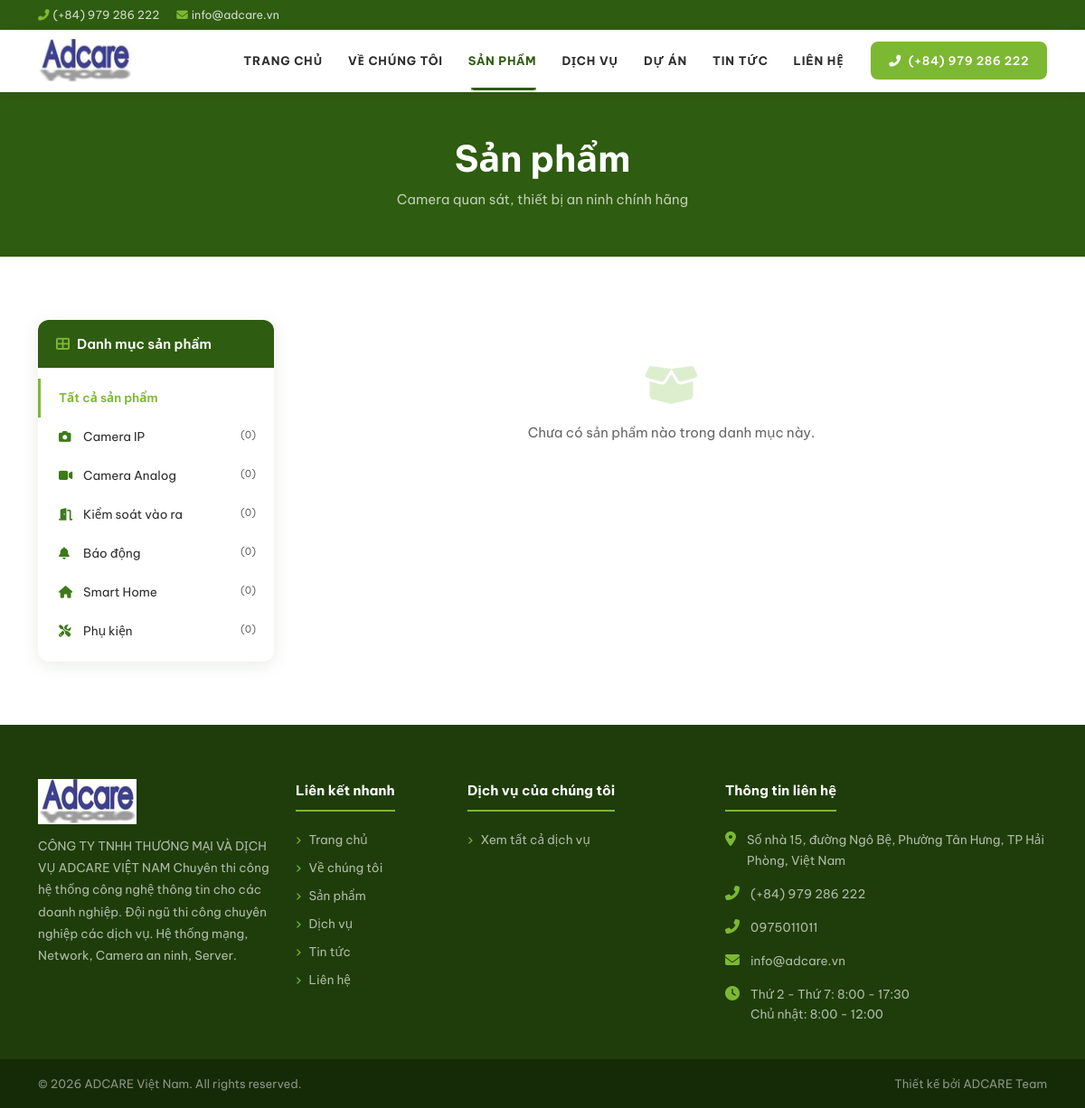
The page /san-pham/ on the database its author committed.
### apps/core/models.py (models this page shows, shortened)
class SiteConfig(models.Model):
    company_name = models.CharField('Tên công ty', max_length=200, default='ADCARE Việt Nam')
    company_name_en = models.CharField('Tên tiếng Anh', max_length=200, blank=True)
    slogan = models.CharField('Slogan', max_length=300, blank=True)
    logo = ResizedImageField('Logo', size=[300, 100], upload_to='site/', blank=True)
    favicon = models.ImageField('Favicon', upload_to='site/', blank=True)
    address = models.TextField('Địa chỉ', blank=True)
    phone = models.CharField('Điện thoại', max_length=20, blank=True)
    phone_2 = models.CharField('Điện thoại 2', max_length=20, blank=True)
    email = models.EmailField('Email', blank=True)
    email_2 = models.EmailField('Email 2', blank=True)
    facebook_url = models.URLField('Facebook', blank=True)
    youtube_url = models.URLField('YouTube', blank=True)
    zalo_url = models.URLField('Zalo', blank=True)
    linkedin_url = models.URLField('LinkedIn', blank=True)
    google_maps_embed = models.TextField('Google Maps (iframe)', blank=True)
    working_hours = models.TextField(
        'Giờ làm việc', blank=True,
        default='Thứ 2 - Thứ 7: 8:00 - 17:30\nChủ nhật: 8:00 - 12:00',
        help_text='Mỗi dòng một khung giờ. VD: Thứ 2 - Thứ 7: 8:00 - 17:30'
    )
    footer_description = models.TextField(
        'Mô tả footer', blank=True,
        help_text='Đoạn giới thiệu ngắn hiển thị ở footer. Để trống sẽ dùng slogan.'
    )
    meta_description = models.TextField('Meta Description', blank=True)
    meta_keywords = models.TextField('Meta Keywords', blank=True)
    updated_at = models.DateTimeField(auto_now=True)
    class Meta:
        verbose_name = 'Cấu hình Website'
        verbose_name_plural = 'Cấu hình Website'
    @classmethod
    def get(cls):
        obj, _ = cls.objects.get_or_create(pk=1)
        return obj

### apps/products/models.py (models this page shows, shortened)
class ProductCategory(models.Model):
    name = models.CharField('Tên danh mục', max_length=200)
    slug = models.SlugField('Slug', unique=True, allow_unicode=True)
    description = models.TextField('Mô tả', blank=True)
    image = ResizedImageField('Hình ảnh', size=[800, 600], upload_to='products/categories/', blank=True, quality=85)
    icon = models.CharField('Icon (FontAwesome)', max_length=100, blank=True,
                            help_text='VD: fas fa-camera, fas fa-shield-alt')
    order = models.PositiveSmallIntegerField('Thứ tự', default=0)
    is_active = models.BooleanField('Hiển thị', default=True)
    created_at = models.DateTimeField(auto_now_add=True)
    class Meta:
        ordering = ['order']
        verbose_name = 'Danh mục sản phẩm'
        verbose_name_plural = 'Danh mục sản phẩm'
    def get_absolute_url(self):
        return reverse('product_category', kwargs={'cat_slug': self.slug})

### apps/products/views.py (the view)
# urls.py: path('', views.ProductListView.as_view(), name='product_list'),
class ProductListView(ListView):
    template_name = 'products/list.html'
    context_object_name = 'products'
    paginate_by = 12
    def get_queryset(self):
        return Product.objects.filter(is_active=True).select_related('category')
    def get_context_data(self, **kwargs):
        ctx = super().get_context_data(**kwargs)
        ctx['categories'] = ProductCategory.objects.filter(is_active=True)
        ctx['page_title'] = 'Sản phẩm'
        return ctx

### templates/products/list.html (shortened to what this page needs)
{% extends 'base.html' %}
{% load static %}
{% block content %}
<div class="page-header text-center">
  <div class="container">
    <h1>{{ page_title|default:"Sản phẩm" }}</h1>
    <p>Camera quan sát, thiết bị an ninh chính hãng</p>
  </div>
</div>
<section class="section-pad">
  <div class="container">
    <div class="row g-4">
      <div class="col-lg-3 d-none d-lg-block">
        <div style="background:#fff;border-radius:var(--radius-lg);box-shadow:var(--shadow);overflow:hidden;position:sticky;top:80px;">
          <div style="background:var(--navy);color:#fff;padding:14px 20px;font-weight:600;">
            <i class="fas fa-th-large me-2" style="color:var(--accent);"></i>Danh mục sản phẩm
          </div>
          <ul style="list-style:none;padding:12px 0;margin:0;">
            <li>
              <a href="{% url 'product_list' %}"
                 style="display:block;padding:10px 20px;font-size:13.5px;color:{% if not current_category %}var(--accent){% else %}var(--text){% endif %};font-weight:{% if not current_category %}600{% else %}400{% endif %};border-left:3px solid {% if not current_category %}var(--accent){% else %}transparent{% endif %};">
                Tất cả sản phẩm
              </a>
            </li>
            {% for cat in categories %}
            <li>
              <a href="{{ cat.get_absolute_url }}"
                 style="display:block;padding:10px 20px;font-size:13.5px;color:{% if current_category.pk == cat.pk %}var(--accent){% else %}var(--text){% endif %};font-weight:{% if current_category.pk == cat.pk %}600{% else %}400{% endif %};border-left:3px solid {% if current_category.pk == cat.pk %}var(--accent){% else %}transparent{% endif %};transition:all 0.2s;"
                 onmouseover="this.style.background='var(--light)'"
                 onmouseout="this.style.background='transparent'">
                {% if cat.icon %}<i class="{{ cat.icon }} me-2" style="color:var(--navy-light);width:16px;"></i>{% endif %}
                {{ cat.name }}
                <span style="float:right;font-size:11px;color:var(--text-muted);">({{ cat.products.count }})</span>
              </a>
            </li>
            {% endfor %}
          </ul>
        </div>
      </div>
      <div class="col-12 col-lg-9">
        {% if products %}
        <div class="row g-3 g-md-4">
          {% for product in products %}
          <div class="col-6 col-md-6 col-lg-4">
            <div class="card-item">
              <div class="card-img-wrap">
                <a href="{{ product.get_absolute_url }}">
                  <img src="{{ product.image.url }}" alt="{{ product.name }}">
                </a>
              </div>
              <div class="card-body">
                {% if product.brand %}
                <span style="font-size:11px;background:var(--navy);color:#fff;padding:2px 8px;border-radius:4px;">{{ product.brand }}</span>
                {% endif %}
                <h3 class="card-title mt-2">
                  <a href="{{ product.get_absolute_url }}" style="color:inherit;">{{ product.name }}</a>
                </h3>
                {% if product.short_desc %}<p class="card-text">{{ product.short_desc }}</p>{% endif %}
                <a href="{{ product.get_absolute_url }}" class="card-link">Xem chi tiết <i class="fas fa-arrow-right ms-1"></i></a>
              </div>
            </div>
          </div>
          {% endfor %}
        </div>
        {% if is_paginated %}
        <nav class="mt-4">
          <ul class="pagination justify-content-center">
            {% if page_obj.has_previous %}
            <li class="page-item"><a class="page-link" href="?page={{ page_obj.previous_page_number }}"><i class="fas fa-chevron-left"></i></a></li>
            {% endif %}
            {% for num in page_obj.paginator.page_range %}
            <li class="page-item {% if page_obj.number == num %}active{% endif %}">
              <a class="page-link" href="?page={{ num }}">{{ num }}</a>
            </li>
            {% endfor %}
            {% if page_obj.has_next %}
            <li class="page-item"><a class="page-link" href="?page={{ page_obj.next_page_number }}"><i class="fas fa-chevron-right"></i></a></li>
            {% endif %}
          </ul>
        </nav>
        {% endif %}
        {% else %}
        <div class="text-center py-5" style="color:var(--text-muted);">
          <i class="fas fa-box-open" style="font-size:48px;margin-bottom:16px;color:var(--border);"></i>
          <p>Chưa có sản phẩm nào trong danh mục này.</p>
        </div>
        {% endif %}
      </div>
    </div>
  </div>
</section>
{% endblock %}

### templates/components/navbar.html (shortened to what this page needs)
{% load static %}
<div class="top-bar d-none d-md-block">
  <div class="container">
    <div class="d-flex justify-content-between align-items-center">
      <div>
        {% if site_config.phone %}
        <span class="me-3"><i class="fas fa-phone-alt"></i>{{ site_config.phone }}</span>
        {% endif %}
        {% if site_config.email %}
        <span><i class="fas fa-envelope"></i>{{ site_config.email }}</span>
        {% endif %}
      </div>
    </div>
  </div>
</div>
{% with path=request.path %}
<nav class="navbar navbar-expand-lg main-navbar">
  <div class="container">
    <a class="navbar-brand d-flex align-items-center gap-2" href="{% url 'home' %}">
      {% if site_config.logo %}
      <img src="{{ site_config.logo.url }}" alt="{{ site_config.company_name }}">
      {% else %}
      <div>
        <span class="brand-text">{{ site_config.company_name|default:"ADCARE" }}</span>
        <span class="brand-sub">{{ site_config.slogan|default:"Camera & Hệ thống an ninh" }}</span>
      </div>
      {% endif %}
    </a>
    <div class="collapse navbar-collapse" id="mainNav">
      <ul class="navbar-nav ms-auto">
        <li class="nav-item{% if path == '/' %} active{% endif %}">
          <a class="nav-link" href="{% url 'home' %}">Trang chủ</a>
        </li>
        <li class="nav-item{% if '/ve-chung-toi/' in path %} active{% endif %}">
          <a class="nav-link" href="{% url 'about' %}">Về chúng tôi</a>
        </li>
        <li class="nav-item dropdown{% if '/san-pham/' in path %} active{% endif %}">
          <a class="nav-link dropdown-toggle" href="{% url 'product_list' %}"
             data-bs-toggle="dropdown">Sản phẩm</a>
        </li>
        <li class="nav-item dropdown{% if '/dich-vu/' in path %} active{% endif %}">
          <a class="nav-link dropdown-toggle" href="{% url 'service_list' %}"
             data-bs-toggle="dropdown">Dịch vụ</a>
        </li>
        <li class="nav-item{% if '/du-an/' in path %} active{% endif %}">
          <a class="nav-link" href="{% url 'project_list' %}">Dự án</a>
        </li>
        <li class="nav-item{% if '/tin-tuc/' in path %} active{% endif %}">
          <a class="nav-link" href="{% url 'news_list' %}">Tin tức</a>
        </li>
        <li class="nav-item{% if '/lien-he/' in path %} active{% endif %}">
          <a class="nav-link" href="{% url 'contact' %}">Liên hệ</a>
        </li>
      </ul>
      {% if site_config.phone %}
      <a href="tel:{{ site_config.phone }}" class="btn-primary-custom ms-3 d-none d-lg-inline-flex align-items-center gap-2">
        <i class="fas fa-phone-alt"></i> {{ site_config.phone }}
      </a>
      {% endif %}
    </div>
  </div>
</nav>
{% endwith %}

### templates/components/footer.html (shortened to what this page needs)
{% load static %}
<footer class="main-footer">
  <div class="container">
    <div class="row g-4">
      <div class="col-lg-3 col-md-6">
        <div class="footer-brand">
          {% if site_config.logo %}
          <img src="{{ site_config.logo.url }}" alt="{{ site_config.company_name }}" style="height:50px;margin-bottom:12px;">
          {% else %}
          <span class="brand-name">{{ site_config.company_name|default:"ADCARE" }}</span>
          <span class="brand-sub">Việt Nam</span>
          {% endif %}
          <p>{{ site_config.footer_description|default:site_config.slogan|default:"Giải pháp camera & hệ thống an ninh toàn diện, chuyên nghiệp cho doanh nghiệp và gia đình." }}</p>
        </div>
      </div>
      <div class="col-lg-2 col-md-6">
        <h6 class="footer-title">Liên kết nhanh</h6>
        <ul class="footer-links">
          <li><a href="{% url 'home' %}">Trang chủ</a></li>
          <li><a href="{% url 'about' %}">Về chúng tôi</a></li>
          <li><a href="{% url 'product_list' %}">Sản phẩm</a></li>
          <li><a href="{% url 'service_list' %}">Dịch vụ</a></li>
          <li><a href="{% url 'news_list' %}">Tin tức</a></li>
          <li><a href="{% url 'contact' %}">Liên hệ</a></li>
        </ul>
      </div>
      <div class="col-lg-3 col-md-6">
        <h6 class="footer-title">Dịch vụ của chúng tôi</h6>
        <ul class="footer-links">
          {% if footer_services %}
            {% for svc in footer_services %}
            <li><a href="{{ svc.get_absolute_url }}">{{ svc.name }}</a></li>
            {% endfor %}
          {% else %}
            <li><a href="{% url 'service_list' %}">Xem tất cả dịch vụ</a></li>
          {% endif %}
        </ul>
      </div>
      <div class="col-lg-4 col-md-6">
        <h6 class="footer-title">Thông tin liên hệ</h6>
        {% if site_config.address %}
        <div class="footer-contact-item">
          <i class="fas fa-map-marker-alt"></i>
          <span>{{ site_config.address }}</span>
        </div>
        {% endif %}
        {% if site_config.phone %}
        <div class="footer-contact-item">
          <i class="fas fa-phone-alt"></i>
          <a href="tel:{{ site_config.phone }}">{{ site_config.phone }}</a>
        </div>
        {% endif %}
        {% if site_config.phone_2 %}
        <div class="footer-contact-item">
          <i class="fas fa-phone-alt"></i>
          <a href="tel:{{ site_config.phone_2 }}">{{ site_config.phone_2 }}</a>
        </div>
        {% endif %}
        {% if site_config.email %}
        <div class="footer-contact-item">
          <i class="fas fa-envelope"></i>
          <a href="mailto:{{ site_config.email }}">{{ site_config.email }}</a>
        </div>
        {% endif %}
        {% if site_config.working_hours %}
        <div class="footer-contact-item mt-2">
          <i class="fas fa-clock"></i>
          <span>{{ site_config.working_hours|linebreaksbr }}</span>
        </div>
        {% endif %}
      </div>
    </div>
  </div>
  <div class="footer-bottom mt-4">
    <div class="container">
      <div class="d-flex flex-column flex-md-row justify-content-between align-items-center gap-2">
        <span>© {% now "Y" %} {{ site_config.company_name|default:"ADCARE Việt Nam" }}. All rights reserved.</span>
        <span>Thiết kế bởi <a href="#">ADCARE Team</a></span>
      </div>
    </div>
  </div>
</footer>

### rows shown on the page
SiteConfig: phone "(+84) 979 286 222", email "info@adcare.vn", logo (picture), footer_description "CÔNG TY TNHH THƯƠNG MẠI VÀ DỊCH VỤ ADCARE VIỆT NAM Chuyên thi công hệ thống công nghệ thông tin cho các doanh nghiệp. Đội ngũ thi công chuyên nghiệp các dịch vụ. Hệ thống mạng, Network, Camera an ninh, Server.", address "Số nhà 15, đường Ngô Bệ, Phường Tân Hưng, TP Hải Phòng, Việt Nam", phone_2 "0975011011", working_hours "Thứ 2 - Thứ 7: 8:00 - 17:30 Chủ nhật: 8:00 - 12:00", company_name "ADCARE Việt Nam"
ProductCategory: name "Camera IP", products.count "0"
ProductCategory: name "Camera Analog", products.count "0"
ProductCategory: name "Kiểm soát vào ra", products.count "0"
ProductCategory: name "Báo động", products.count "0"
ProductCategory: name "Smart Home", products.count "0"
ProductCategory: name "Phụ kiện", products.count "0"

### other values the page prints
{{ page_title|default:"Sản phẩm" }} "Sản phẩm"
